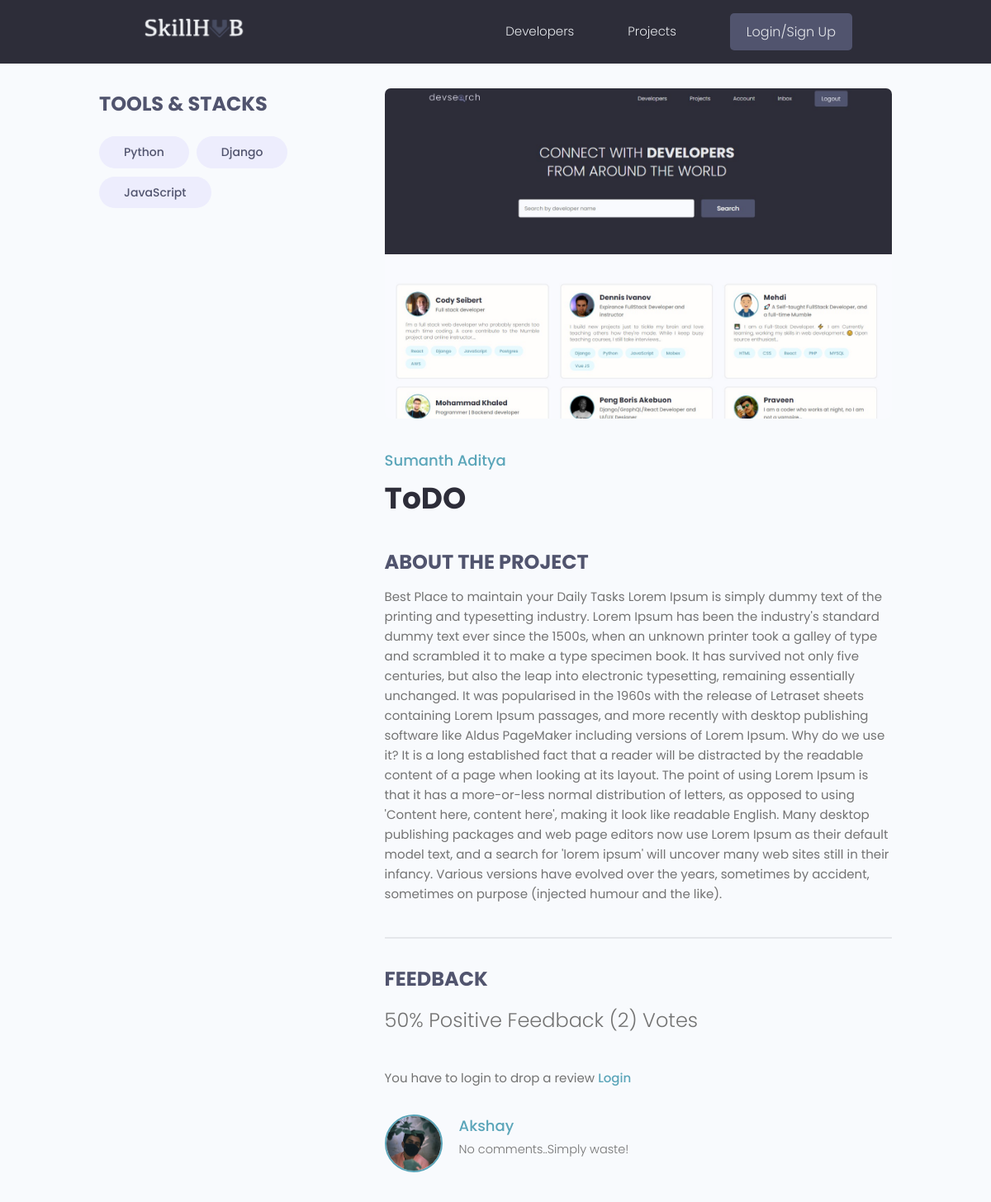
/projects/project/52bc5e29-0ee4-4b17-83bf-fc00ef4da90e, run on the app's committed database.
### projects/models.py (models this page shows, shortened)
class Tag(models.Model):
    name=models.CharField(max_length=100)
    created=models.DateTimeField(auto_now_add=True)
    id=models.UUIDField(default=uuid.uuid4,unique=True,primary_key=True,editable=False)
    def __str__(self):
        return self.name

class Project(models.Model):
    owner=models.ForeignKey(Profile,blank=True,null=True,on_delete=models.CASCADE)
    title=models.CharField(max_length=200)
    description=models.TextField(null=True,blank=True)
    featured_image=models.ImageField(null=False,blank=False,default='default.jpg')
    tags=models.ManyToManyField('Tag',blank=True)
    demo_link=models.CharField(max_length=2000,null=True,blank=True)
    source_link=models.CharField(max_length=2000,null=True,blank=True)
    vote_total=models.IntegerField(default=0,blank=True,null=True)
    vote_ratio=models.IntegerField(default=0,blank=True,null=True)
    created=models.DateTimeField(auto_now_add=True)
    id=models.UUIDField(default=uuid.uuid4,unique=True,primary_key=True,editable=False)
    class Meta:
        ordering=['-vote_ratio','-vote_total','-created']

class Review(models.Model):
    vote_types=(
        ('up','Up Vote'),
        ('Down','Down Vote')
    )
    owner=models.ForeignKey(Profile,on_delete=models.CASCADE,null=True)
    project=models.ForeignKey(Project,on_delete=models.CASCADE)
    body=models.TextField(null=True,blank=True)
    value=models.CharField(max_length=100,choices=vote_types)
    created=models.DateTimeField(auto_now_add=True)
    id=models.UUIDField(default=uuid.uuid4,unique=True,primary_key=True,editable=False)
    class Meta:
        unique_together=[['owner','project']]

### users/models.py (models this page shows, shortened)
class Profile(models.Model):
    user=models.OneToOneField(User,on_delete=models.CASCADE,null=True,blank=True)
    name=models.CharField(max_length=200,null=True,blank=True)
    email=models.EmailField(max_length=400,null=True,blank=True)
    username=models.CharField(max_length=200,null=True,blank=True)
    location=models.CharField(max_length=200,null=True,blank=True)
    short_intro=models.CharField(max_length=200,null=True,blank=True)
    bio=models.TextField(blank=True,null=True)
    profile_image=models.ImageField(null=False,blank=False,upload_to='profiles/',default='profiles/user-default.png')
    social_github=models.CharField(max_length=200,null=True,blank=True)
    social_twitter=models.CharField(max_length=200,null=True,blank=True)
    social_linkedin=models.CharField(max_length=200,null=True,blank=True)
    social_youtube=models.CharField(max_length=200,null=True,blank=True)
    social_website=models.CharField(max_length=200,null=True,blank=True)
    created=models.DateTimeField(auto_now_add=True)
    id=models.UUIDField(default=uuid.uuid4,unique=True,primary_key=True,editable=False)
    class Meta:
        ordering=['-created']

### projects/views.py (the view)
# urls.py: path('project/<str:pk>',views.project,name='project'),
def project(request,pk):
    projectObj=Project.objects.get(id=pk)
    tags=projectObj.tags.all()
    form=Review_form()
    project_owner=projectObj.owner.id
    if request.user.is_authenticated:
        reviewer_id=request.user.profile.id
        if project_owner==reviewer_id:
            is_own_project=True
        else:
            is_own_project=False
    else:
        reviewer_id=None
        is_own_project=None
    checking_already_exist=projectObj.review_set.filter(owner__id=reviewer_id)
    if checking_already_exist:
        print(checking_already_exist)
        is_already_voted=True
    else:
        is_already_voted=False
    if not is_own_project:
        if request.method=='POST':
            form=Review_form(request.POST)
            review=form.save(commit=False)
            review.owner=request.user.profile
            review.project=projectObj
            review.save()
            projectObj.count_vote
            messages.success(request,'Your review was added successfully!')
            return redirect('project',pk=projectObj.id)
    context={'project':projectObj,'tags':tags,'form':form,'is_own_project':is_own_project,'is_already_voted':is_already_voted}
    return render(request,'projects/single-project.html',context)

### projects/templates/projects/single-project.html (shortened to what this page needs)
{% extends 'main.html' %}
{% block content %}
    <main class="singleProject my-md">
        <div class="container">
          <div class="layout">
            <div class="column column--1of3">
              <h3 class="singleProject__subtitle">Tools & Stacks</h3>
              <div class="singleProject__toolStack">
                {% for tag in tags %}
                <span class="tag tag--pill tag--sub tag--lg">
                  <small>{{tag}}</small>
                </span>
                {% endfor %}
              </div>
              <br>
            </div>
            <div class="column column--2of3">
              <img class="singleProject__preview" src="{{project.featured_image.url}}" alt="portfolio thumbnail" />
              <a href="{% url 'user-profile' project.owner.id %}" class="singleProject__developer">{{project.owner.name}}</a>
              <h2 class="singleProject__title">{{project.title}}</h2>
              <h3 class="singleProject__subtitle">About the Project</h3>
              <div class="singleProject__info">
                {{project.description}}
              </div>
              <div class="comments">
                <h3 class="singleProject__subtitle">Feedback</h3>
                <h5 class="project--rating">
                  {{project.vote_ratio}}% Positive Feedback ({{project.vote_total}}) Vote{{project.vote_total|pluralize:"s"}}
                </h5>
                {% if not request.user.is_authenticated %}
                        You have to login to drop a review <a href="{% url 'login' %}?next={{request.path}}">Login</a>
                    {% elif is_already_voted %}
                        you have already voted
                    {% elif is_own_project%}
                        you cannot review your own work
                    {% endif %}
                  <div class="commentList">
                      {% for review in project.review_set.all %}
                      {% if review.body %}
                      <div class="comment">
                        <a href="{% url 'user-profile' review.owner.id %}">
                          <img class="avatar avatar--md"
                            src="{{review.owner.profile_image.url}}" alt="user" />
                        </a>
                        <div class="comment__details">
                          <a href="{% url 'user-profile' review.owner.id %}" class="comment__author">{{review.owner.name}}</a>
                          <p class="comment__info">
                            {{review.body | linebreaksbr}}
                          </p>
                        </div>
                      </div>
                      {% endif %}
                      {% endfor %}
                  </div>
              </div>
            </div>
          </div>
        </div>
      </main>
{% endblock %}

### templates/main.html (shortened to what this page needs)
<!DOCTYPE html>
{% load static %}
<html lang="en">
<head>
    <link rel="stylesheet" href="https://cdn.iconmonstr.com/1.3.0/css/iconmonstr-iconic-font.min.css" />
    <link rel="stylesheet" href="{% static 'uikit/styles/uikit.css' %}" />
    <link rel="stylesheet" href="{% static 'styles/app.css' %}" />
</head>
<body>
    {% include 'navbar.html' %}
    {% block content %}
    {% endblock %}
</body>
</html>

### templates/navbar.html (shortened to what this page needs)
{% load static %}
<header class="header">
    <div class="container container--narrow">
      <a href="{% url 'profiles' %}" class="header__logo">
        <img src="{% static 'images/skillhub.png' %}" alt="Skillhub Logo" />
      </a>
      <nav class="header__nav">
        <ul class="header__menu">
          <li class="header__menuItem"><a href="{% url 'profiles' %}">Developers</a></li>
          <li class="header__menuItem"><a href="{% url 'projects' %}">Projects</a></li>
          {% if request.user.is_authenticated %}
            <li class="header__menuItem"><a href="{% url 'logout' %}" class="btn btn--sub">Logout</a></li>
          {% else %}
            <li class="header__menuItem"><a href="{% url 'login' %}" class="btn btn--sub">Login/Sign Up</a></li>
          {% endif %}
        </ul>
      </nav>
    </div>
  </header>

### static/styles/app.css (style rules this page uses)
:root { --color-sub: #2d2d39; }
.btn--sub { background-color: var(--color-sub-light); }
img { width: 100%; }
.header { position: sticky; z-index: 111; background-color: var(--color-sub); padding: 1.5rem 0; }
.header > .container { display: flex; justify-content: space-between; align-items: center; }
.header__logo > img { height: 3.8rem; }
.header__nav > ul { display: inline-flex; align-items: center; list-style: none; gap: 6.5rem; }
.header__menuItem > a { color: var(--color-light); font-weight: 300; }
.singleProject .column--1of3 { order: 2; }
@media screen and (min-width: 1081px) { .singleProject .column--1of3 { order: 1; } }
@media screen and (min-width: 1081px) { .singleProject .column--2of3 { order: 2; } }
.singleProject__toolStack { margin-top: 2rem; margin-bottom: 4rem; }
.singleProject__preview { height: 50vh; object-fit: cover; object-position: top center; margin-bottom: 3rem; border-radius: 0.7rem; }
.singleProject__developer { font-size: 1.8rem; font-weight: 500; }
.singleProject__title { font-size: 3.6rem; font-weight: 700; color: var(--color-sub); margin-bottom: 3rem; }
.project--rating { margin-bottom: 1.6em; margin-top: .5em; }
.singleProject__subtitle { text-transform: uppercase; font-size: 2.4rem; font-weight: 700; color: var(--color-sub-light); margin-bottom: 1rem; }
.comments { margin-top: 4rem; padding-top: 3rem; border-top: 2px solid var(--color-light); }
.commentList { margin: 3rem 0; }
.comment { display: flex; gap: 2rem; }
.comment__author { font-size: 1.8rem; }
.comment__info { font-size: 1.45rem; }

### static/uikit/styles/modules/_variables.css (style rules this page uses)
:root { --color-main: #5aa5b9; --color-main-light: #e6faff; --color-sub: #3f4156; --color-sub-light: #51546e; --color-sub-lighter: #ededfd; --color-text: #737373; --color-gray: #8b8b8b; --color-light: #e5e7eb; --color-light-gray: #767676; --color-bg: #f8fafd; --color-white: #fffefd; --color-white-light: #f3f3f3; --color-success: #359e64; --color-success-bg: #def8e8; --color-error: #fc4b0b; --color-error-bg: #fff2ee; --font-base: 'Poppins', arial, helvetica, 'Segoe UI', roboto, ubuntu, sans-serif; --font-monospace: 'Fira Code', 'Courier New', courier, monospace; --font-regular: 300; --font-medium: 500; --font-bold: 700; --generic-shadow: 1px 1px 5px #00000010; --generic-transition: all 0.3s ease-in-out; }

### static/uikit/styles/modules/_base.css (style rules this page uses)
* { margin: 0; padding: 0; box-sizing: border-box; text-rendering: optimizeLegibility; color: inherit; font-size: inherit; }
html { font-size: 50%; }
@media only screen and (min-width: 480px) { html { font-size: 56.25%; } }
@media only screen and (min-width: 1200px) { html { font-size: 62.5%; } }
body { line-height: 1.6; font-weight: 400; font-size: 1.5rem; color: var(--color-text); background-color: var(--color-bg); min-height: 100vh; }

### static/uikit/styles/modules/_typography.css (style rules this page uses)
* { font-family: var(--font-base); }
h2 { font-size: 3.6rem; font-weight: var(--font-bold); }
h3 { font-size: 3.2rem; font-weight: var(--font-medium); }
h5 { font-size: 2.4rem; font-weight: var(--font-medium); }
h5, h6 { font-weight: var(--font-regular); }
p, span, strong { font-size: 1.6rem; color: var(--color-text); font-weight: var(--font-regular); }
a { padding-bottom: 2px; text-decoration: none; display: inline-block; color: var(--color-main); font-weight: var(--font-medium); }

### static/uikit/styles/modules/_utilities.css (style rules this page uses)
.container { width: 92%; max-width: 165rem; margin: 0 auto; box-sizing: border-box; }
.container--narrow { width: 92%; max-width: 120rem; }
@media screen and (min-width: 1000px) { .container { width: 90%; } }
@media screen and (min-width: 1000px) { .container--narrow { width: 85%; } }
@media screen and (min-width: 1200px) { .container { width: 80%; } }
@media screen and (min-width: 1200px) { .container--narrow { width: 72%; } }
.my-md { margin: 3rem auto; }

### static/uikit/styles/modules/_avatar.css (style rules this page uses)
.avatar { border-radius: 50%; border: 2px solid var(--color-main); object-fit: cover; }
.avatar--md { height: 7rem; width: 7rem; }

### static/uikit/styles/modules/_button.css (style rules this page uses)
.btn { display: inline-block; position: relative; cursor: pointer; background-color: var(--color-light); font-weight: var(--font-medium); color: var(--color-sub); text-decoration: none; padding: 1rem 2rem; border-radius: 0.5rem; border: none; width: -webkit-fit-content; width: -moz-fit-content; width: fit-content; height: -webkit-fit-content; height: -moz-fit-content; height: fit-content; font-size: 1.6rem; outline-width: 0; outline-color: transparent; -webkit-backface-visibility: hidden; backface-visibility: hidden; transition: all 0.3s ease-in-out; }
.btn--sub { background-color: var(--color-sub); color: var(--color-white); }

### data on the page
Tag: name "Python"
Tag: name "Django"
Tag: name "JavaScript"
Project: featured_image (picture), owner.name "Sumanth Aditya", title "ToDO", description "Best Place to maintain your Daily Tasks Lorem Ipsum is simply dummy text of the printing and typesetting industry. Lorem Ipsum has been the industry's standard dummy text ever since the 1500s, when an unknown printer took a galley of type and scrambled it to make a type specimen book. It has survived not only five centuries, but also the leap into electronic typesetting, remaining essentially unchanged. It was popularised in the 1960s with the release of Letraset sheets containing Lorem Ipsum passages, and more recently with desktop publishing software like Aldus PageMaker including versions of Lorem Ipsum. Why do we use it? It is a long established fact that a reader will be distracted by…", vote_ratio "50", vote_total "2"
Review: owner.profile_image (picture), owner.name "Akshay", body "No comments..Simply waste!"
